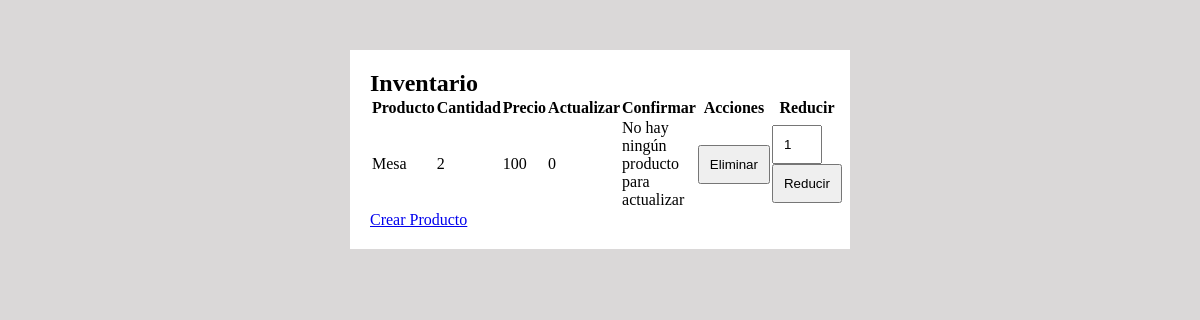
The app's page /BD/proyectoU3/ver_inventario.php with its own data.
### tables this page shows
CREATE TABLE `inventario` (
  `ID` int(11) NOT NULL,
  `nombre` varchar(200) NOT NULL,
  `cantidad` int(11) NOT NULL,
  `precio` double NOT NULL,
  `precio_promedio` double NOT NULL,
  `foto` varchar(200) NOT NULL,
  `fecha` datetime DEFAULT current_timestamp() ON UPDATE current_timestamp(),
  `Unidades` varchar(255) NOT NULL,
  `cantidad_necesaria` int(11) NOT NULL DEFAULT 0,
  `codigo_registro` varchar(255) DEFAULT NULL,
  `pendiente` int(11) NOT NULL DEFAULT 0,
  `precio_despacho` decimal(10,2) DEFAULT NULL,
  `tipo` enum('PRODUCTO','MATERIAL') NOT NULL
);

### BD/proyectoU3/ver_inventario.php (the view, shortened to what this page needs)
<!DOCTYPE html>
<html lang="es">
<head>
    <link rel="stylesheet" href="css/estilo.css">
</head>
<body>
<div class="container">
    <h2>Inventario</h2>
    <table>
        <thead>
            <tr>
                <th>Producto</th>
                <th>Cantidad</th>
				<th>Precio</th>
                <th>Actualizar</th>
                <th>Confirmar</th>
                <th>Acciones</th>
                <th>Reducir</th>
            </tr>
        </thead>
        <tbody>
            <?php
            $conexion = mysqli_connect("localhost", "jose", "040500", "proyecto_web");
            $consulta = "SELECT * FROM inventario WHERE tipo = 'PRODUCTO'";
            $resultado = mysqli_query($conexion, $consulta);
            while ($fila = mysqli_fetch_assoc($resultado)) {
                echo "<tr>";
                echo "<td>" . $fila['nombre'] . "</td>";
                echo "<td>" . $fila['cantidad'] . "</td>";
				echo "<td>" . $fila['precio'] . "</td>";
                echo "<td>" . $fila['pendiente'] . "</td>";
                if ($fila['pendiente'] > 0) {
                    echo "<td><a href='confirmar.php?id=" . $fila['ID'] . "'>Confirmar</a></td>";
                } else {
                    echo "<td>No hay ningún producto para actualizar</td>";
                }
                echo "<td>
                        <form action='procesar.php' method='post'>
                            <input type='hidden' name='producto_id' value='".$fila['ID']."'>
                            <input type='submit' name='eliminarProducto' value='Eliminar'>
                        </form>
                      </td>";
                echo "<td>
                        <form action='procesar.php' method='post'>
                            <input type='hidden' name='producto_id' value='".$fila['ID']."'>
                            <input type='number' name='cantidad_eliminar' value='1' min='1' max='".$fila['cantidad']."' style='width: 50px;'>
                            <input type='submit' name='reducirProducto' value='Reducir'>
                        </form>
                      </td>";
                echo "</tr>";
            }
            ?>
        </tbody>
    </table>
    <a href="index_despacho.php" class="create-product-btn">Crear Producto</a>
</div>
</body>
</html>

### ProyectoTercerParcial/css/estilo.css (style rules this page uses)
* { margin: 0; padding: 0; box-sizing: border-box; }
body { background: rgb(218, 216, 216); font-family: 'Exo'; }
.container { width: 500px; padding: 20px; background: white; margin: auto; margin-top: 50px; }
input { padding: 10px; }

### records on screen
inventario: nombre "Mesa", cantidad "2", precio "100", pendiente "0", shows "No hay ningún producto para actualizar"
